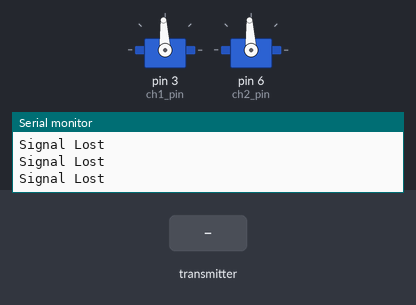
Recording of a sketch running on a simulated Arduino Uno, built with avr-gcc and run on an emulated ATmega328P. Shown: 2 × servo, the last lines printed to the serial monitor. The test bench sets the inputs (shaded band). No radio packets arrive unless stated.

Above: at 1.2 s.
1.3 s: the transmitter starts sending pitch = 0
At 2.5 s:
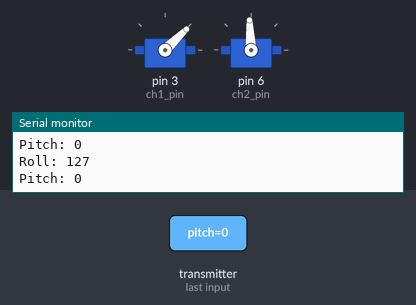
2.8 s: the transmitter starts sending roll = 0
At 4.0 s:
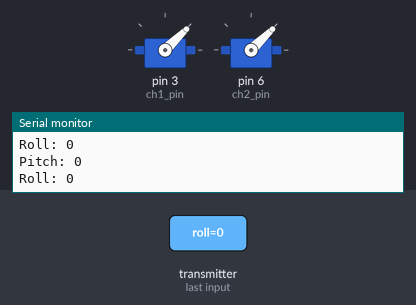
4.3 s: the transmitter starts sending pitch = 64
At 5.5 s:
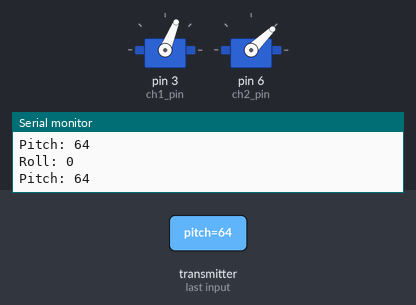
5.8 s: the transmitter starts sending roll = 64
At 6.6 s:
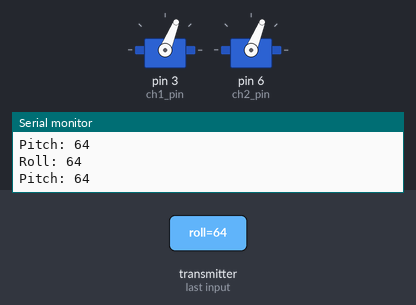
7.3 s: the transmitter starts sending pitch = 128
At 7.7 s:
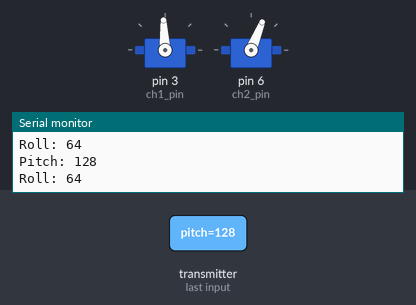
8.8 s: the transmitter starts sending roll = 255
At 9.8 s:
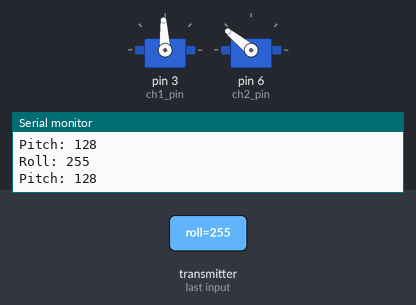
Timing chart, 0 to 11.3 s (numbered marks = the images above; inputs shaded):
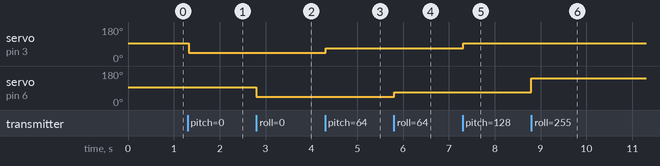

Measured:
- after the input at 1.3 s, servo on pin 3 (ch1_pin): 93° → 44° at once
- after the input at 2.8 s, servo on pin 6 (ch2_pin): 93° → 44° at once
- after the input at 4.3 s, servo on pin 3 (ch1_pin): 44° → 68° at once
- after the input at 5.8 s, servo on pin 6 (ch2_pin): 44° → 68° at once
- after the input at 7.3 s, servo on pin 3 (ch1_pin): 68° → 93° at once
- after the input at 8.8 s, servo on pin 6 (ch2_pin): 68° → 141° at once

The sketch:

test_receiver.ino
```cpp
// This is the receiver code of the test to check remote servo control

#include <SPI.h>
#include <RF24.h>
#include <Servo.h>

int ch_width_1 = 0;
int ch_width_2 = 0;

Servo ch1;
Servo ch2;

short int ch1_pin = 3;
short int ch2_pin = 6;

struct Signal {
  byte pitch;
  byte roll;
} __attribute__((packed));

Signal data;

const uint64_t pipeIn = 0xE9E8F0F0E1LL;

RF24 radio(7, 8);

void ResetData()
{
  // Define the inicial value of each data input.
  // The middle position for Potenciometers. (254/2=127)
  data.pitch = 127;  // Center
  data.roll = 127;   // Center
}

void setup()
{
  Serial.begin(9600);
  //Set the pins for each PWM signal
  ch1.attach(ch1_pin);
  ch2.attach(ch2_pin);
  //Configure the NRF24 module
  ResetData();
  radio.begin();
  radio.openReadingPipe(0 ,pipeIn);
  radio.setPALevel(RF24_PA_MAX);
  radio.setDataRate(RF24_250KBPS);
  radio.setChannel(108);

  radio.startListening(); //start the radio comunication for receiver

  Serial.print("Radio chip connected? ");
  Serial.println(radio.isChipConnected() ? "Yes" : "No");


  Serial.println("Receiver Ready");
}

unsigned long lastRecvTime = 0;

void recvData()
{
  while ( radio.available() ) {
    radio.read(&data, sizeof(Signal));
    lastRecvTime = millis();   // receive the data

    Serial.print("Roll: ");
    Serial.println(data.roll);
    Serial.print("Pitch: ");
    Serial.println(data.pitch);
  }
}

void loop()
{
  recvData();

  unsigned long now = millis();

  if ( now - lastRecvTime > 1000 ) {
    ResetData(); // Signal lost.. Reset data
    Serial.println("Signal Lost");
  }

  ch_width_1 = map(data.pitch,    0, 255, 1000, 2000);     // pin D3 (PWM signal)
  ch_width_2 = map(data.roll,     0, 255, 1000, 2000);     // pin D4 (PWM signal)

  // Write the PWM signal
  ch1.writeMicroseconds(ch_width_1);
  ch2.writeMicroseconds(ch_width_2);

  delay(10);

}
```
